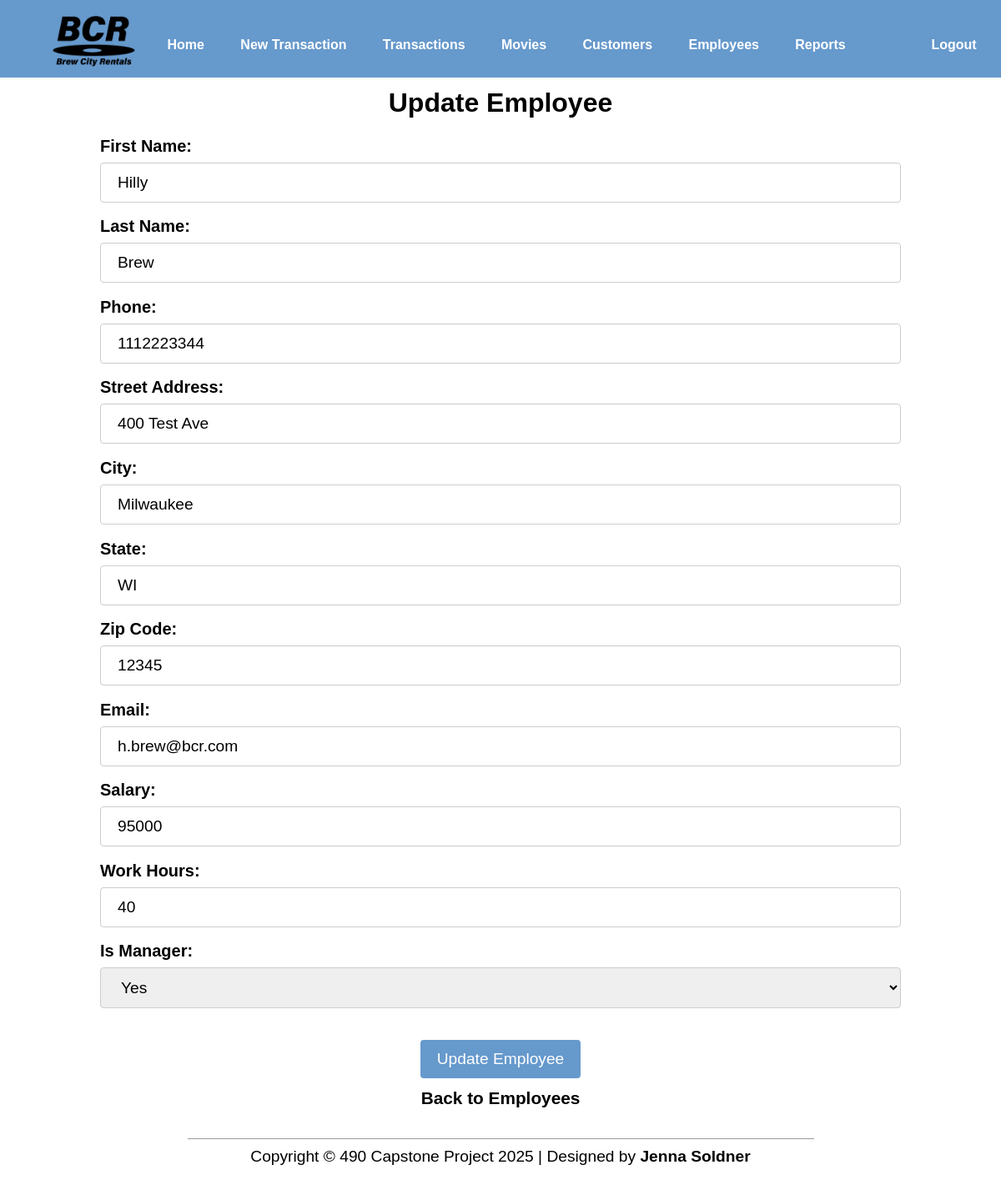
The page /htdocs/employees/updateform.php?id=2 (signed in) on the database its author committed.
### tables this page shows
CREATE TABLE `Users` (
  `EmpID` int NOT NULL,
  `FirstName` varchar(100) NOT NULL,
  `LastName` varchar(100) NOT NULL,
  `Phone` int NOT NULL,
  `StreetAdr` varchar(100) NOT NULL,
  `City` varchar(100) NOT NULL,
  `State` varchar(2) NOT NULL,
  `Zip` int NOT NULL,
  `Email` varchar(100) NOT NULL,
  `Salary` int NOT NULL,
  `WorkHours` int NOT NULL DEFAULT '40',
  `password` varchar(30) NOT NULL DEFAULT 'password',
  `IsManager` tinyint(1) NOT NULL DEFAULT '0',
  `HireDate` date DEFAULT NULL
);

### htdocs/employees/updateform.php (the view, shortened to what this page needs)
<?php
include ('../includes/header.php');
if (!isset($_SESSION['empid'])){
    echo("<h2>You are not logged in.</h2>
        <form action='login.php''>
            <input type='submit' name='submit' value='Login'/>
        </form>
    <p><br /><br /></p>");
    include ('../includes/footer.php');
	exit();
}else{
    require_once ('../../mysqli_connect.php');
    $empID = $_SESSION['empid'];
    if (isset($_GET['id']) && is_numeric($_GET['id'])) {
        $empID = $_GET['id'];
    } else {
        echo "Invalid Employee ID.";
        exit();
    }
    $query = "SELECT * FROM Users WHERE EmpID = $empID";
    $result = @mysqli_query($dbc, $query);
    $employee = @mysqli_fetch_array($result, MYSQLI_ASSOC);
    if (isset($_POST['updateEmployee'])) {
        $empID = $_POST['empID'];
        $firstName = mysqli_real_escape_string($dbc, $_POST['firstName']);
        $lastName = mysqli_real_escape_string($dbc, $_POST['lastName']);
        $phone = mysqli_real_escape_string($dbc, $_POST['phone']);
        $streetAdr = mysqli_real_escape_string($dbc, $_POST['streetAdr']);
        $city = mysqli_real_escape_string($dbc, $_POST['city']);
        $state = mysqli_real_escape_string($dbc, $_POST['state']);
        $zip = mysqli_real_escape_string($dbc, $_POST['zip']);
        $email = mysqli_real_escape_string($dbc, $_POST['email']);
        $salary = $_POST['salary'];
        $workHours = $_POST['workHours'];
        $isManager = $_POST['isManager'];
        $updateQuery = "UPDATE Users SET
                            FirstName = '$firstName',
                            LastName = '$lastName',
                            Phone = '$phone',
                            StreetAdr = '$streetAdr',
                            City = '$city',
                            State = '$state',
                            Zip = '$zip',
                            Email = '$email',
                            Salary = '$salary',
                            WorkHours = '$workHours',
                            IsManager = '$isManager'
                        WHERE EmpID = $empID";
        $updateResult = @mysqli_query($dbc, $updateQuery);
        if ($updateResult) {
            echo "<h2 style='margin-bottom:1%;'>" .$employee['FirstName']." ".$employee['LastName']." has been updated.</h2>";
        } else {
            echo "<h2>Error updating employee: " . mysqli_error($dbc) . "</h2>";
        }
    } else {
        echo ("<h1 class='pagetitle'>Update Employee</h1>");
        echo "<form action='updateform.php?id=$empID' method='POST'>
                <input type='hidden' name='empID' value='".$employee['EmpID']."'>
                <label for='firstName'>First Name:</label><br>
                <input type='text' id='firstName' name='firstName' value='".$employee['FirstName']."' required size='50'>
                <label for='lastName'>Last Name:</label><br>
                <input type='text' id='lastName' name='lastName' value='".$employee['LastName']."' required size='50'>
                <label for='phone'>Phone:</label><br>
                <input type='text' id='phone' name='phone' value='".$employee['Phone']."' size='50'>
                <label for='streetAdr'>Street Address:</label><br>
                <input type='text' id='streetAdr' name='streetAdr' value='".$employee['StreetAdr']."' size='50'>
                <label for='city'>City:</label><br>
                <input type='text' id='city' name='city' value='".$employee['City']."' size='50'>
                <label for='state'>State:</label><br>
                <input type='text' id='state' name='state' value='".$employee['State']."' size='50'>
                <label for='zip'>Zip Code:</label><br>
                <input type='text' id='zip' name='zip' value='".$employee['Zip']."' size='50'>
                <label for='email'>Email:</label><br>
                <input type='text' id='email' name='email' value='".$employee['Email']."' size='50'>
                <label for='salary'>Salary:</label><br>
                <input type='text' id='salary' name='salary' value='".$employee['Salary']."' size='50'>
                <label for='workHours'>Work Hours:</label><br>
                <input type='text' id='workHours' name='workHours' value='".$employee['WorkHours']."' size='50'>
                <label for='isManager'>Is Manager:</label><br>
                <select id='isManager' name='isManager'>
                    <option value='1' ".($employee['IsManager'] == 1 ? 'selected' : '').">Yes</option>
                    <option value='0' ".($employee['IsManager'] == 0 ? 'selected' : '').">No</option>
                </select>
                <br><br><br>
                <input type='submit' name='updateEmployee' id='updEmployee' value='Update Employee'>
            </form>";
            echo '<p id="searchUpdate"><a href=index.php>Back to Employees</a></p> ';
    }
}
include ('../includes/footer.php');
?>

### htdocs/employees/updateform.php (style rules this page uses)
form { margin-top:2%; width:80%; margin-left:auto; margin-right:auto; }
input[type=text], select, input[type=date] { width: 100%; padding: 12px 20px; margin: 8px 0; display: inline-block; border: 1px solid #ccc; border-radius: 4px; box-sizing: border-box; }
label { font-size:20px; float:left; }

### rows shown on the page
users: firstName "Hilly", lastName "Brew", phone "1112223344", streetAdr "400 Test Ave", city "Milwaukee", state "WI", zip "12345", email "h.brew@bcr.com", salary "95000", workHours "40", isManager "Yes"
